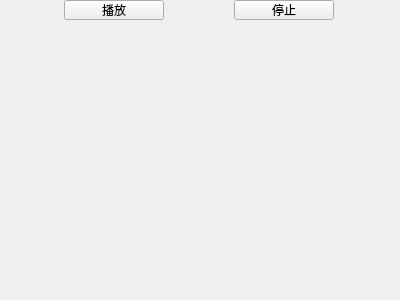
<?xml version="1.0" encoding="UTF-8"?>
<ui version="4.0">
 <class>Form</class>
 <widget class="QWidget" name="Form">
  <property name="geometry">
   <rect>
    <x>0</x>
    <y>0</y>
    <width>400</width>
    <height>300</height>
   </rect>
  </property>
  <property name="windowTitle">
   <string>Form</string>
  </property>
  <layout class="QVBoxLayout" name="verticalLayout" stretch="0,1">
   <property name="leftMargin">
    <number>0</number>
   </property>
   <property name="topMargin">
    <number>0</number>
   </property>
   <property name="rightMargin">
    <number>0</number>
   </property>
   <property name="bottomMargin">
    <number>0</number>
   </property>
   <item>
    <layout class="QHBoxLayout" name="horizontalLayout">
     <item>
      <widget class="QPushButton" name="pushButton">
       <property name="maximumSize">
        <size>
         <width>100</width>
         <height>20</height>
        </size>
       </property>
       <property name="text">
        <string>播放</string>
       </property>
      </widget>
     </item>
     <item>
      <widget class="QPushButton" name="pushButton_2">
       <property name="maximumSize">
        <size>
         <width>100</width>
         <height>20</height>
        </size>
       </property>
       <property name="text">
        <string>停止</string>
       </property>
      </widget>
     </item>
    </layout>
   </item>
   <item>
    <widget class="CammerWidget" name="widget" native="true"/>
   </item>
  </layout>
 </widget>
 <customwidgets>
  <customwidget>
   <class>CammerWidget</class>
   <extends>QWidget</extends>
   <header>./src/Dahua.h</header>
   <container>1</container>
  </customwidget>
 </customwidgets>
 <resources/>
 <connections/>
</ui>
